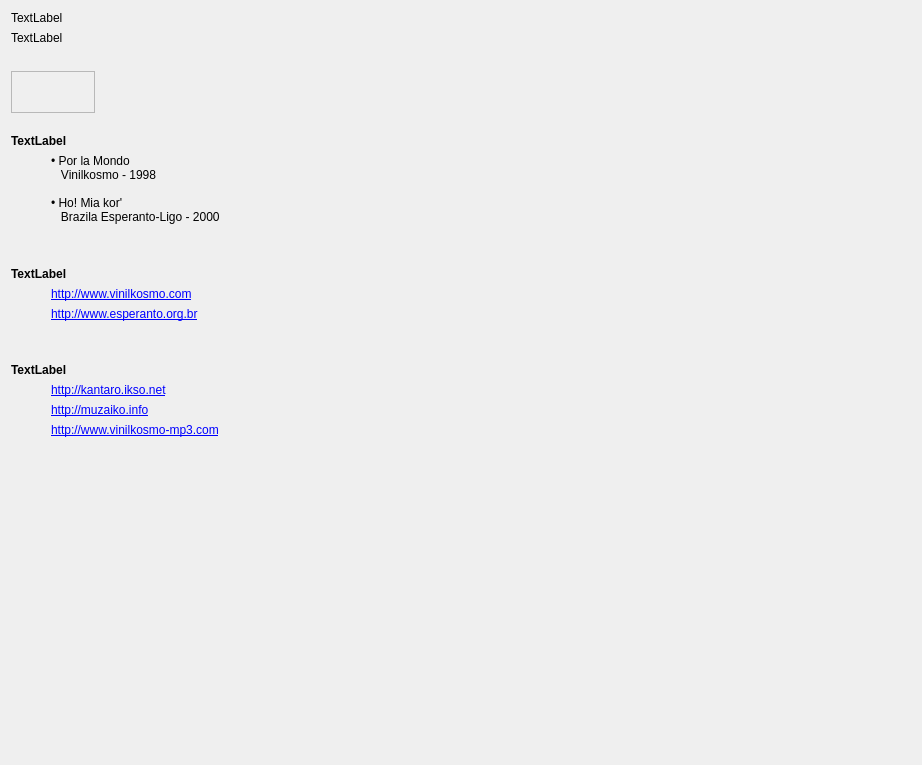
         <widget class="QWidget" name="scrollAreaWidgetContents">
          <property name="geometry">
           <rect>
            <x>0</x>
            <y>0</y>
            <width>922</width>
            <height>765</height>
           </rect>
          </property>
          <layout class="QVBoxLayout" name="verticalLayout_10">
           <item>
            <widget class="titolo" name="Lec12_Label50">
             <property name="text">
              <string>TextLabel</string>
             </property>
            </widget>
           </item>
           <item>
            <widget class="QLabel" name="Lec12_Label49">
             <property name="text">
              <string>TextLabel</string>
             </property>
             <property name="wordWrap">
              <bool>true</bool>
             </property>
            </widget>
           </item>
           <item>
            <layout class="QVBoxLayout" name="verticalLayout_8">
             <item>
              <widget class="QLabel" name="label_3">
               <property name="text">
                <string/>
               </property>
               <property name="pixmap">
                <pixmap resource="../resources/ikonoj.qrc">:/ikonoj/merlin.png</pixmap>
               </property>
               <property name="wordWrap">
                <bool>true</bool>
               </property>
              </widget>
             </item>
             <item>
              <widget class="mp3ludilo" name="Lec12_fragoj">
               <property name="sizePolicy">
                <sizepolicy hsizetype="Fixed" vsizetype="Fixed">
                 <horstretch>0</horstretch>
                 <verstretch>0</verstretch>
                </sizepolicy>
               </property>
               <property name="minimumSize">
                <size>
                 <width>84</width>
                 <height>42</height>
                </size>
               </property>
               <property name="maximumSize">
                <size>
                 <width>16777215</width>
                 <height>16777215</height>
                </size>
               </property>
               <property name="frameShape">
                <enum>QFrame::StyledPanel</enum>
               </property>
               <property name="frameShadow">
                <enum>QFrame::Plain</enum>
               </property>
              </widget>
             </item>
            </layout>
           </item>
           <item>
            <layout class="QVBoxLayout" name="verticalLayout_9" stretch="0,1,0,1,0">
             <item>
              <layout class="QVBoxLayout" name="verticalLayout_7">
               <property name="topMargin">
                <number>15</number>
               </property>
               <item>
                <widget class="QLabel" name="Lec12_Label51">
                 <property name="font">
                  <font>
                   <weight>75</weight>
                   <bold>true</bold>
                  </font>
                 </property>
                 <property name="text">
                  <string>TextLabel</string>
                 </property>
                 <property name="wordWrap">
                  <bool>true</bool>
                 </property>
                </widget>
               </item>
               <item>
                <layout class="QHBoxLayout" name="horizontalLayout_3">
                 <item>
                  <spacer name="horizontalSpacer_3">
                   <property name="orientation">
                    <enum>Qt::Horizontal</enum>
                   </property>
                   <property name="sizeType">
                    <enum>QSizePolicy::Fixed</enum>
                   </property>
                   <property name="sizeHint" stdset="0">
                    <size>
                     <width>40</width>
                     <height>20</height>
                    </size>
                   </property>
                  </spacer>
                 </item>
                 <item>
                  <widget class="QLabel" name="label_6">
                   <property name="text">
                    <string>• Por la Mondo
   Vinilkosmo - 1998

• Ho! Mia kor'
   Brazila Esperanto-Ligo - 2000</string>
                   </property>
                   <property name="lingvo" stdset="0">
                    <string>eo</string>
                   </property>
                  </widget>
                 </item>
                </layout>
               </item>
              </layout>
             </item>
             <item>
              <spacer name="verticalSpacer">
               <property name="orientation">
                <enum>Qt::Vertical</enum>
               </property>
               <property name="sizeHint" stdset="0">
                <size>
                 <width>17</width>
                 <height>1</height>
                </size>
               </property>
              </spacer>
             </item>
             <item>
              <layout class="QVBoxLayout" name="verticalLayout_4">
               <item>
                <widget class="QLabel" name="Lec12_Label20">
                 <property name="font">
                  <font>
                   <weight>75</weight>
                   <bold>true</bold>
                  </font>
                 </property>
                 <property name="text">
                  <string>TextLabel</string>
                 </property>
                 <property name="wordWrap">
                  <bool>true</bool>
                 </property>
                </widget>
               </item>
               <item>
                <layout class="QHBoxLayout" name="horizontalLayout">
                 <item>
                  <spacer name="horizontalSpacer">
                   <property name="orientation">
                    <enum>Qt::Horizontal</enum>
                   </property>
                   <property name="sizeType">
                    <enum>QSizePolicy::Fixed</enum>
                   </property>
                   <property name="sizeHint" stdset="0">
                    <size>
                     <width>40</width>
                     <height>20</height>
                    </size>
                   </property>
                  </spacer>
                 </item>
                 <item>
                  <layout class="QVBoxLayout" name="verticalLayout_3">
                   <item>
                    <widget class="QLabel" name="label_126">
                     <property name="text">
                      <string>&lt;!DOCTYPE HTML PUBLIC &quot;-//W3C//DTD HTML 4.0//EN&quot; &quot;http://www.w3.org/TR/REC-html40/strict.dtd&quot;&gt;
&lt;html&gt;&lt;head&gt;&lt;meta name=&quot;qrichtext&quot; content=&quot;1&quot; /&gt;&lt;style type=&quot;text/css&quot;&gt;
p, li { white-space: pre-wrap; }
&lt;/style&gt;&lt;/head&gt;&lt;body&gt;
&lt;p style=&quot; margin-top:0px; margin-bottom:0px; margin-left:0px; margin-right:0px; -qt-block-indent:0; text-indent:0px;&quot;&gt;&lt;a href=&quot;http://www.vinilkosmo.com&quot;&gt;&lt;span style=&quot; text-decoration: underline; color:#0000ff;&quot;&gt;http://www.vinilkosmo.com&lt;/span&gt;&lt;/a&gt;&lt;/p&gt;&lt;/body&gt;&lt;/html&gt;</string>
                     </property>
                     <property name="openExternalLinks">
                      <bool>true</bool>
                     </property>
                    </widget>
                   </item>
                   <item>
                    <widget class="QLabel" name="label_127">
                     <property name="text">
                      <string>&lt;!DOCTYPE HTML PUBLIC &quot;-//W3C//DTD HTML 4.0//EN&quot; &quot;http://www.w3.org/TR/REC-html40/strict.dtd&quot;&gt;
&lt;html&gt;&lt;head&gt;&lt;meta name=&quot;qrichtext&quot; content=&quot;1&quot; /&gt;&lt;style type=&quot;text/css&quot;&gt;
p, li { white-space: pre-wrap; }
&lt;/style&gt;&lt;/head&gt;&lt;body&gt;
&lt;p style=&quot; margin-top:0px; margin-bottom:0px; margin-left:0px; margin-right:0px; -qt-block-indent:0; text-indent:0px;&quot;&gt;&lt;a href=&quot;http://www.esperanto.org.br&quot;&gt;&lt;span style=&quot; text-decoration: underline; color:#0000ff;&quot;&gt;http://www.esperanto.org.br&lt;/span&gt;&lt;/a&gt;&lt;/p&gt;&lt;/body&gt;&lt;/html&gt;</string>
                     </property>
                     <property name="openExternalLinks">
                      <bool>true</bool>
                     </property>
                    </widget>
                   </item>
                  </layout>
                 </item>
                </layout>
               </item>
              </layout>
             </item>
             <item>
              <spacer name="verticalSpacer_2">
               <property name="orientation">
                <enum>Qt::Vertical</enum>
               </property>
               <property name="sizeHint" stdset="0">
                <size>
                 <width>17</width>
                 <height>1</height>
                </size>
               </property>
              </spacer>
             </item>
             <item>
              <layout class="QVBoxLayout" name="verticalLayout_6">
               <item>
                <widget class="QLabel" name="Lec12_Label67">
                 <property name="font">
                  <font>
                   <weight>75</weight>
                   <bold>true</bold>
                  </font>
                 </property>
                 <property name="text">
                  <string>TextLabel</string>
                 </property>
                 <property name="wordWrap">
                  <bool>true</bool>
                 </property>
                </widget>
               </item>
               <item>
                <layout class="QHBoxLayout" name="horizontalLayout_2">
                 <item>
                  <spacer name="horizontalSpacer_2">
                   <property name="orientation">
                    <enum>Qt::Horizontal</enum>
                   </property>
                   <property name="sizeType">
                    <enum>QSizePolicy::Fixed</enum>
                   </property>
                   <property name="sizeHint" stdset="0">
                    <size>
                     <width>40</width>
                     <height>20</height>
                    </size>
                   </property>
                  </spacer>
                 </item>
                 <item>
                  <layout class="QVBoxLayout" name="verticalLayout_5">
                   <item>
                    <widget class="QLabel" name="label_130">
                     <property name="text">
                      <string>&lt;!DOCTYPE HTML PUBLIC &quot;-//W3C//DTD HTML 4.0//EN&quot; &quot;http://www.w3.org/TR/REC-html40/strict.dtd&quot;&gt;
&lt;html&gt;&lt;head&gt;&lt;meta name=&quot;qrichtext&quot; content=&quot;1&quot; /&gt;&lt;style type=&quot;text/css&quot;&gt;
p, li { white-space: pre-wrap; }
&lt;/style&gt;&lt;/head&gt;&lt;body&gt;
&lt;p style=&quot; margin-top:0px; margin-bottom:0px; margin-left:0px; margin-right:0px; -qt-block-indent:0; text-indent:0px;&quot;&gt;&lt;a href=&quot;http://kantaro.ikso.net&quot;&gt;&lt;span style=&quot; text-decoration: underline; color:#0000ff;&quot;&gt;http://kantaro.ikso.net&lt;/span&gt;&lt;/a&gt;&lt;/p&gt;&lt;/body&gt;&lt;/html&gt;</string>
                     </property>
                     <property name="openExternalLinks">
                      <bool>true</bool>
                     </property>
                    </widget>
                   </item>
                   <item>
                    <widget class="QLabel" name="label_129">
                     <property name="text">
                      <string>&lt;!DOCTYPE HTML PUBLIC &quot;-//W3C//DTD HTML 4.0//EN&quot; &quot;http://www.w3.org/TR/REC-html40/strict.dtd&quot;&gt;
&lt;html&gt;&lt;head&gt;&lt;meta name=&quot;qrichtext&quot; content=&quot;1&quot; /&gt;&lt;style type=&quot;text/css&quot;&gt;
p, li { white-space: pre-wrap; }
&lt;/style&gt;&lt;/head&gt;&lt;body&gt;
&lt;p style=&quot; margin-top:0px; margin-bottom:0px; margin-left:0px; margin-right:0px; -qt-block-indent:0; text-indent:0px;&quot;&gt;&lt;a href=&quot;http://muzaiko.info&quot;&gt;&lt;span style=&quot; text-decoration: underline; color:#0000ff;&quot;&gt;http://muzaiko.info&lt;/span&gt;&lt;/a&gt;&lt;/p&gt;&lt;/body&gt;&lt;/html&gt;</string>
                     </property>
                     <property name="openExternalLinks">
                      <bool>true</bool>
                     </property>
                    </widget>
                   </item>
                   <item>
                    <widget class="QLabel" name="label_131">
                     <property name="text">
                      <string>&lt;!DOCTYPE HTML PUBLIC &quot;-//W3C//DTD HTML 4.0//EN&quot; &quot;http://www.w3.org/TR/REC-html40/strict.dtd&quot;&gt;
&lt;html&gt;&lt;head&gt;&lt;meta name=&quot;qrichtext&quot; content=&quot;1&quot; /&gt;&lt;style type=&quot;text/css&quot;&gt;
p, li { white-space: pre-wrap; }
&lt;/style&gt;&lt;/head&gt;&lt;body &gt;
&lt;p style=&quot; margin-top:0px; margin-bottom:0px; margin-left:0px; margin-right:0px; -qt-block-indent:0; text-indent:0px;&quot;&gt;&lt;a href=&quot;http://www.vinilkosmo-mp3.com/&quot;&gt;&lt;span style=&quot; text-decoration: underline; color:#0000ff;&quot;&gt;http://www.vinilkosmo-mp3.com&lt;/span&gt;&lt;/a&gt;&lt;/p&gt;&lt;/body&gt;&lt;/html&gt;</string>
                     </property>
                     <property name="openExternalLinks">
                      <bool>true</bool>
                     </property>
                    </widget>
                   </item>
                  </layout>
                 </item>
                </layout>
               </item>
              </layout>
             </item>
            </layout>
           </item>
           <item>
            <spacer name="verticalSpacer_9">
             <property name="orientation">
              <enum>Qt::Vertical</enum>
             </property>
             <property name="sizeHint" stdset="0">
              <size>
               <width>20</width>
               <height>40</height>
              </size>
             </property>
            </spacer>
           </item>
          </layout>
         </widget>
